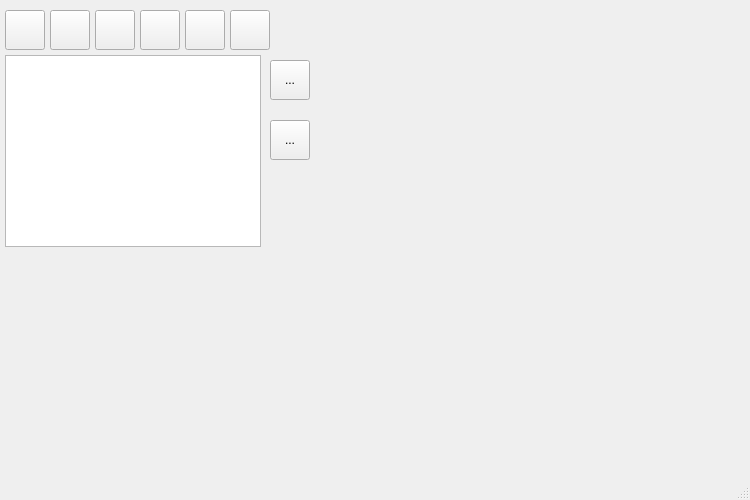
<?xml version="1.0" encoding="UTF-8"?>
<ui version="4.0">
 <class>ModuleManagerDialog</class>
 <widget class="QDialog" name="ModuleManagerDialog">
  <property name="windowModality">
   <enum>Qt::ApplicationModal</enum>
  </property>
  <property name="geometry">
   <rect>
    <x>0</x>
    <y>0</y>
    <width>750</width>
    <height>500</height>
   </rect>
  </property>
  <property name="sizePolicy">
   <sizepolicy hsizetype="Preferred" vsizetype="Preferred">
    <horstretch>0</horstretch>
    <verstretch>0</verstretch>
   </sizepolicy>
  </property>
  <property name="minimumSize">
   <size>
    <width>750</width>
    <height>500</height>
   </size>
  </property>
  <property name="baseSize">
   <size>
    <width>790</width>
    <height>450</height>
   </size>
  </property>
  <property name="windowTitle">
   <string>Module Manager</string>
  </property>
  <property name="windowIcon">
   <iconset resource="../resources/ChartGeany.qrc">
    <normaloff>:/png/images/icons/PNG/Modules.png</normaloff>:/png/images/icons/PNG/Modules.png</iconset>
  </property>
  <property name="autoFillBackground">
   <bool>true</bool>
  </property>
  <property name="sizeGripEnabled">
   <bool>true</bool>
  </property>
  <property name="modal">
   <bool>true</bool>
  </property>
  <widget class="QToolButton" name="addButton">
   <property name="geometry">
    <rect>
     <x>5</x>
     <y>10</y>
     <width>40</width>
     <height>40</height>
    </rect>
   </property>
   <property name="focusPolicy">
    <enum>Qt::NoFocus</enum>
   </property>
   <property name="toolTip">
    <string>Add Module</string>
   </property>
   <property name="autoFillBackground">
    <bool>true</bool>
   </property>
   <property name="text">
    <string/>
   </property>
   <property name="icon">
    <iconset resource="../resources/ChartGeany.qrc">
     <normaloff>:/png/images/icons/PNG/Add_Symbol.png</normaloff>:/png/images/icons/PNG/Add_Symbol.png</iconset>
   </property>
   <property name="iconSize">
    <size>
     <width>35</width>
     <height>35</height>
    </size>
   </property>
  </widget>
  <widget class="QToolButton" name="exportButton">
   <property name="geometry">
    <rect>
     <x>95</x>
     <y>10</y>
     <width>40</width>
     <height>40</height>
    </rect>
   </property>
   <property name="focusPolicy">
    <enum>Qt::NoFocus</enum>
   </property>
   <property name="toolTip">
    <string>Export Module</string>
   </property>
   <property name="autoFillBackground">
    <bool>true</bool>
   </property>
   <property name="text">
    <string/>
   </property>
   <property name="icon">
    <iconset resource="../resources/ChartGeany.qrc">
     <normaloff>:/png/images/icons/PNG/Export.png</normaloff>:/png/images/icons/PNG/Export.png</iconset>
   </property>
   <property name="iconSize">
    <size>
     <width>35</width>
     <height>35</height>
    </size>
   </property>
  </widget>
  <widget class="QToolButton" name="exitButton">
   <property name="geometry">
    <rect>
     <x>230</x>
     <y>10</y>
     <width>40</width>
     <height>40</height>
    </rect>
   </property>
   <property name="focusPolicy">
    <enum>Qt::NoFocus</enum>
   </property>
   <property name="toolTip">
    <string>Exit</string>
   </property>
   <property name="autoFillBackground">
    <bool>true</bool>
   </property>
   <property name="text">
    <string/>
   </property>
   <property name="icon">
    <iconset resource="../resources/ChartGeany.qrc">
     <normaloff>:/png/images/icons/PNG/Exit.png</normaloff>:/png/images/icons/PNG/Exit.png</iconset>
   </property>
   <property name="iconSize">
    <size>
     <width>35</width>
     <height>35</height>
    </size>
   </property>
  </widget>
  <widget class="QToolButton" name="deleteButton">
   <property name="geometry">
    <rect>
     <x>185</x>
     <y>10</y>
     <width>40</width>
     <height>40</height>
    </rect>
   </property>
   <property name="focusPolicy">
    <enum>Qt::NoFocus</enum>
   </property>
   <property name="toolTip">
    <string>Delete Module</string>
   </property>
   <property name="autoFillBackground">
    <bool>true</bool>
   </property>
   <property name="text">
    <string/>
   </property>
   <property name="icon">
    <iconset resource="../resources/ChartGeany.qrc">
     <normaloff>:/png/images/icons/PNG/Trash_Delete.png</normaloff>:/png/images/icons/PNG/Trash_Delete.png</iconset>
   </property>
   <property name="iconSize">
    <size>
     <width>35</width>
     <height>35</height>
    </size>
   </property>
  </widget>
  <widget class="QTableWidget" name="tableWidget">
   <property name="geometry">
    <rect>
     <x>5</x>
     <y>55</y>
     <width>256</width>
     <height>192</height>
    </rect>
   </property>
   <property name="font">
    <font>
     <pointsize>9</pointsize>
     <weight>75</weight>
     <bold>true</bold>
    </font>
   </property>
   <property name="focusPolicy">
    <enum>Qt::ClickFocus</enum>
   </property>
   <property name="editTriggers">
    <set>QAbstractItemView::NoEditTriggers</set>
   </property>
   <property name="tabKeyNavigation">
    <bool>false</bool>
   </property>
   <property name="showDropIndicator" stdset="0">
    <bool>false</bool>
   </property>
   <property name="dragDropOverwriteMode">
    <bool>false</bool>
   </property>
   <property name="selectionMode">
    <enum>QAbstractItemView::SingleSelection</enum>
   </property>
   <property name="selectionBehavior">
    <enum>QAbstractItemView::SelectRows</enum>
   </property>
   <property name="sortingEnabled">
    <bool>true</bool>
   </property>
   <attribute name="horizontalHeaderHighlightSections">
    <bool>false</bool>
   </attribute>
   <attribute name="verticalHeaderVisible">
    <bool>true</bool>
   </attribute>
   <attribute name="verticalHeaderHighlightSections">
    <bool>false</bool>
   </attribute>
  </widget>
  <widget class="QToolButton" name="importButton">
   <property name="geometry">
    <rect>
     <x>50</x>
     <y>10</y>
     <width>40</width>
     <height>40</height>
    </rect>
   </property>
   <property name="focusPolicy">
    <enum>Qt::NoFocus</enum>
   </property>
   <property name="toolTip">
    <string>Import Module</string>
   </property>
   <property name="autoFillBackground">
    <bool>true</bool>
   </property>
   <property name="text">
    <string/>
   </property>
   <property name="icon">
    <iconset resource="../resources/ChartGeany.qrc">
     <normaloff>:/png/images/icons/PNG/Import.png</normaloff>:/png/images/icons/PNG/Import.png</iconset>
   </property>
   <property name="iconSize">
    <size>
     <width>35</width>
     <height>35</height>
    </size>
   </property>
  </widget>
  <widget class="QToolButton" name="upToolButton">
   <property name="geometry">
    <rect>
     <x>270</x>
     <y>60</y>
     <width>40</width>
     <height>40</height>
    </rect>
   </property>
   <property name="focusPolicy">
    <enum>Qt::NoFocus</enum>
   </property>
   <property name="toolTip">
    <string>Scroll Up</string>
   </property>
   <property name="text">
    <string>...</string>
   </property>
   <property name="icon">
    <iconset resource="../resources/ChartGeany.qrc">
     <normaloff>:/png/images/icons/PNG/Button_Up.png</normaloff>:/png/images/icons/PNG/Button_Up.png</iconset>
   </property>
   <property name="iconSize">
    <size>
     <width>32</width>
     <height>32</height>
    </size>
   </property>
  </widget>
  <widget class="QToolButton" name="downToolButton">
   <property name="geometry">
    <rect>
     <x>270</x>
     <y>120</y>
     <width>40</width>
     <height>40</height>
    </rect>
   </property>
   <property name="focusPolicy">
    <enum>Qt::NoFocus</enum>
   </property>
   <property name="toolTip">
    <string>Scroll Down</string>
   </property>
   <property name="text">
    <string>...</string>
   </property>
   <property name="icon">
    <iconset resource="../resources/ChartGeany.qrc">
     <normaloff>:/png/images/icons/PNG/Button_Down.png</normaloff>:/png/images/icons/PNG/Button_Down.png</iconset>
   </property>
   <property name="iconSize">
    <size>
     <width>32</width>
     <height>32</height>
    </size>
   </property>
  </widget>
  <widget class="QToolButton" name="runButton">
   <property name="geometry">
    <rect>
     <x>140</x>
     <y>10</y>
     <width>40</width>
     <height>40</height>
    </rect>
   </property>
   <property name="focusPolicy">
    <enum>Qt::NoFocus</enum>
   </property>
   <property name="toolTip">
    <string>Run Module</string>
   </property>
   <property name="autoFillBackground">
    <bool>true</bool>
   </property>
   <property name="text">
    <string/>
   </property>
   <property name="icon">
    <iconset resource="../resources/ChartGeany.qrc">
     <normaloff>:/png/images/icons/EDITOR/forward.png</normaloff>:/png/images/icons/EDITOR/forward.png</iconset>
   </property>
   <property name="iconSize">
    <size>
     <width>35</width>
     <height>35</height>
    </size>
   </property>
  </widget>
 </widget>
 <resources>
  <include location="../resources/ChartGeany.qrc"/>
 </resources>
 <connections/>
</ui>
